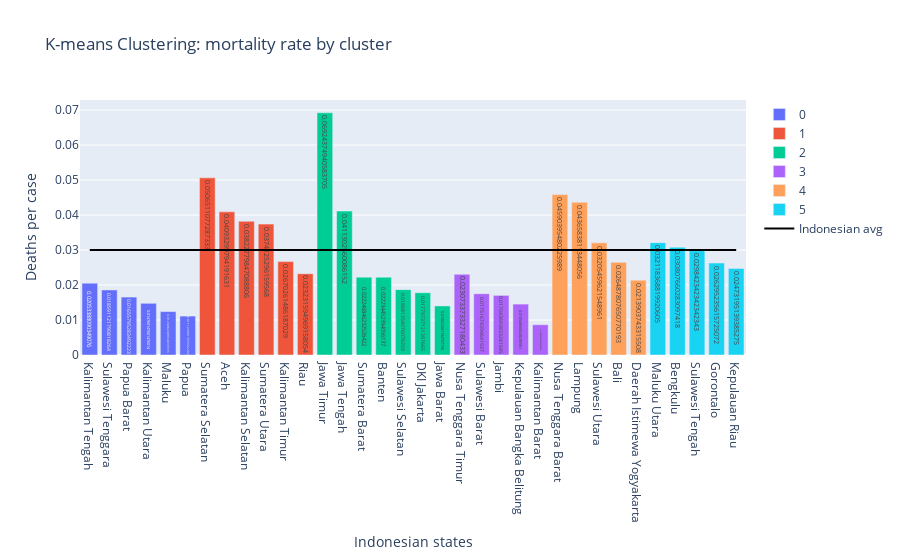

Notebook source saved alongside this figure:
### Markdown cell above
Visualisasi Jumlah kemungkinan Kematian	 dari tiap provinsi dari masing-masing cluster.

### Code cell
# visualization using bar chart
# visualization mortality rate by clusters
c = t.sort_values(['K-means', ColumnData.mortality], ascending=False)
data = [go.Bar(x=c[(c['K-means'] == i)].index, y=c[(c['K-means'] == i)][ColumnData.mortality],
               text=c[(c['K-means'] == i)][ColumnData.mortality], name=i) for i in range(0, 6)]
data.append(
    go.Scatter(
        x=t.sort_values(ColumnData.mortality, ascending=False).index,
        y=np.full((1, len(t.index)), 0.03).tolist()[0],
        marker_color='black',
        name='Indonesian avg'
    )
)

vis_bar2 = go.Figure(data=data)
vis_bar2.update_layout(title='K-means Clustering: mortality rate by cluster',
                       xaxis_title='Indonesian states', yaxis_title='Deaths per case')
vis_bar2.show()

### Figure 1 — Plotly figure (JSON) as saved in the notebook; plotly's stock layout.template omitted (floating-point values rounded to 4 significant figures)
{"data": [{"name": "0", "text": [0.02053, 0.01859, 0.01656, 0.01476, 0.01241, 0.01112], "type": "bar", "x": ["Kalimantan Tengah", "Sulawesi Tenggara", "Papua Barat", "Kalimantan Utara", "Maluku", "Papua"], "y": [0.02053, 0.01859, 0.01656, 0.01476, 0.01241, 0.01112]}, {"name": "1", "text": [0.05065, 0.04093, 0.03823, 0.03741, 0.0267, 0.02323], "type": "bar", "x": ["Sumatera Selatan", "Aceh", "Kalimantan Selatan", "Sumatera Utara", "Kalimantan Timur", "Riau"], "y": [0.05065, 0.04093, 0.03823, 0.03741, 0.0267, 0.02323]}, {"name": "2", "text": [0.06924, 0.04113, 0.02225, 0.02223, 0.01868, 0.0178, 0.01402], "type": "bar", "x": ["Jawa Timur", "Jawa Tengah", "Sumatera Barat", "Banten", "Sulawesi Selatan", "DKI Jakarta", "Jawa Barat"], "y": [0.06924, 0.04113, 0.02225, 0.02223, 0.01868, 0.0178, 0.01402]}, {"name": "3", "text": [0.02307, 0.01752, 0.01704, 0.01455, 0.008659], "type": "bar", "x": ["Nusa Tenggara Timur", "Sulawesi Barat", "Jambi", "Kepulauan Bangka Belitung", "Kalimantan Barat"], "y": [0.02307, 0.01752, 0.01704, 0.01455, 0.008659]}, {"name": "4", "text": [0.0459, 0.04366, 0.03205, 0.02649, 0.02139], "type": "bar", "x": ["Nusa Tenggara Barat", "Lampung", "Sulawesi Utara", "Bali", "Daerah Istimewa Yogyakarta"], "y": [0.0459, 0.04366, 0.03205, 0.02649, 0.02139]}, {"name": "5", "text": [0.03212, 0.03081, 0.02984, 0.0263, 0.02473], "type": "bar", "x": ["Maluku Utara", "Bengkulu", "Sulawesi Tengah", "Gorontalo", "Kepulauan Riau"], "y": [0.03212, 0.03081, 0.02984, 0.0263, 0.02473]}, {"marker": {"color": "black"}, "name": "Indonesian avg", "type": "scatter", "x": ["Jawa Timur", "Sumatera Selatan", "Nusa Tenggara Barat", "Lampung", "Jawa Tengah", "Aceh", "Kalimantan Selatan", "Sumatera Utara", "Maluku Utara", "Sulawesi Utara", "Bengkulu", "Sulawesi Tengah", "Kalimantan Timur", "Bali", "Gorontalo", "Kepulauan Riau", "Riau", "Nusa Tenggara Timur", "Sumatera Barat", "Banten", "Daerah Istimewa Yogyakarta", "Kalimantan Tengah", "Sulawesi Selatan", "Sulawesi Tenggara", "DKI Jakarta", "Sulawesi Barat", "Jambi", "Papua Barat", "Kalimantan Utara", "Kepulauan Bangka Belitung", "Jawa Barat", "Maluku", "Papua", "Kalimantan Barat"], "y": [0.03, 0.03, 0.03, 0.03, 0.03, 0.03, 0.03, 0.03, 0.03, 0.03, 0.03, 0.03, 0.03, 0.03, 0.03, 0.03, 0.03, 0.03, 0.03, 0.03, 0.03, 0.03, 0.03, 0.03, 0.03, 0.03, 0.03, 0.03, 0.03, 0.03, 0.03, 0.03, 0.03, 0.03]}], "layout": {"autosize": true, "title": {"text": "K-means Clustering: mortality rate by cluster"}, "xaxis": {"autorange": true, "range": [-0.5, 33.5], "title": {"text": "Indonesian states"}, "type": "category"}, "yaxis": {"autorange": true, "range": [0, 0.07289], "title": {"text": "Deaths per case"}, "type": "linear"}}}
